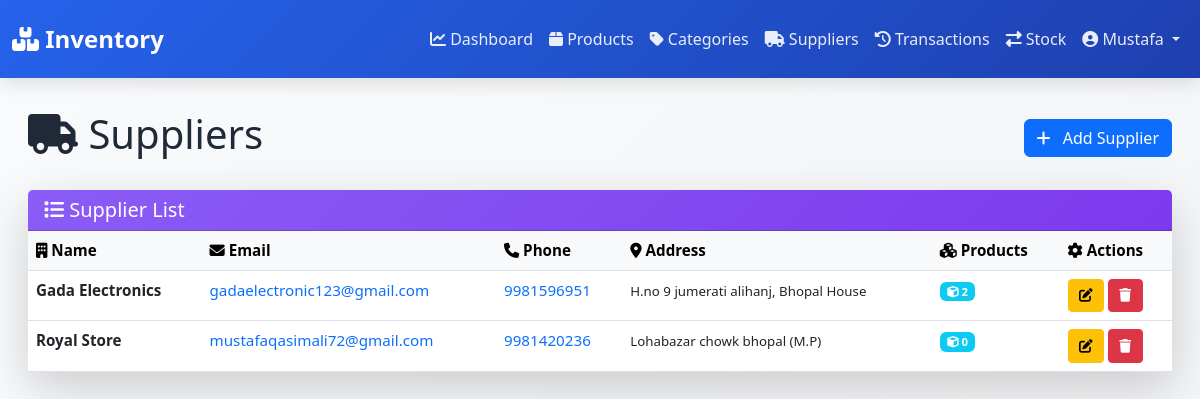
Page /suppliers/ (signed in) on the committed database.
### inventory/models.py (models this page shows, shortened)
class Supplier(models.Model):
    name = models.CharField(max_length=200)
    email = models.EmailField()
    phone = models.CharField(max_length=20)
    address = models.TextField()

### inventory/views.py (the view)
# urls.py: path('suppliers/', views.supplier_list, name='supplier_list'),
@login_required(login_url='login')
def supplier_list(request):
    suppliers = Supplier.objects.annotate(product_count=Count('product'))
    return render(request, 'supplier_list.html', {'suppliers': suppliers})

### templates/supplier_list.html (shortened to what this page needs)
{% extends 'base.html' %}
{% block content %}
<div class="row mb-4">
    <div class="col-12">
        <div class="d-flex justify-content-between align-items-center">
            <h1 class="page-title"><i class="fas fa-truck"></i> Suppliers</h1>
            <a href="{% url 'add_supplier' %}" class="btn btn-primary">
                <i class="fas fa-plus me-2"></i> Add Supplier
            </a>
        </div>
    </div>
</div>
{% if suppliers %}
<div class="card shadow-lg">
    <div class="card-header" style="background: linear-gradient(135deg, #8b5cf6 0%, #7c3aed 100%);">
        <h5 class="mb-0 text-white"><i class="fas fa-list"></i> Supplier List</h5>
    </div>
    <div class="table-responsive">
        <table class="table table-hover mb-0">
            <thead class="table-light">
                <tr>
                    <th><i class="fas fa-building"></i> Name</th>
                    <th><i class="fas fa-envelope"></i> Email</th>
                    <th><i class="fas fa-phone"></i> Phone</th>
                    <th><i class="fas fa-map-marker-alt"></i> Address</th>
                    <th><i class="fas fa-cubes"></i> Products</th>
                    <th><i class="fas fa-cog"></i> Actions</th>
                </tr>
            </thead>
            <tbody>
                {% for supplier in suppliers %}
                <tr>
                    <td>
                        <strong class="text-dark">{{ supplier.name }}</strong>
                    </td>
                    <td>
                        <a href="mailto:{{ supplier.email }}" class="text-decoration-none">
                            {{ supplier.email }}
                        </a>
                    </td>
                    <td>
                        <a href="tel:{{ supplier.phone }}" class="text-decoration-none">
                            {{ supplier.phone }}
                        </a>
                    </td>
                    <td>
                        <small>{{ supplier.address }}</small>
                    </td>
                    <td>
                        <span class="badge bg-info"><i class="fas fa-cube"></i> {{ supplier.product_count }}</span>
                    </td>
                    <td>
                        <a href="{% url 'edit_supplier' supplier.id %}" class="btn btn-sm btn-warning" title="Edit">
                            <i class="fas fa-edit"></i>
                        </a>
                        <a href="{% url 'delete_supplier' supplier.id %}" class="btn btn-sm btn-danger" title="Delete">
                            <i class="fas fa-trash"></i>
                        </a>
                    </td>
                </tr>
                {% endfor %}
            </tbody>
        </table>
    </div>
</div>
{% else %}
<div class="alert alert-info border-0 shadow-sm">
    <i class="fas fa-info-circle me-2"></i>
    No suppliers found. <a href="{% url 'add_supplier' %}" class="alert-link">Add one now!</a>
</div>
{% endif %}
{% endblock %}

### templates/base.html (shortened to what this page needs)
<!DOCTYPE html>
<html lang="en">
<head>
    <link href="https://cdn.jsdelivr.net/npm/bootstrap@5.3.0/dist/css/bootstrap.min.css" rel="stylesheet">
    <link href="https://cdnjs.cloudflare.com/ajax/libs/font-awesome/6.4.0/css/all.min.css" rel="stylesheet">
</head>
<body>
<nav class="navbar navbar-expand-lg navbar-dark">
    <div class="container-fluid">
        <a class="navbar-brand" href="{% url 'dashboard' %}">
            <i class="fas fa-boxes"></i> Inventory
        </a>
        <div class="collapse navbar-collapse" id="navbarNav">
            <ul class="navbar-nav ms-auto">
                <li class="nav-item">
                    <a class="nav-link" href="{% url 'dashboard' %}">
                        <i class="fas fa-chart-line"></i> Dashboard
                    </a>
                </li>
                <li class="nav-item">
                    <a class="nav-link" href="{% url 'product_list' %}">
                        <i class="fas fa-box"></i> Products
                    </a>
                </li>
                <li class="nav-item">
                    <a class="nav-link" href="{% url 'category_list' %}">
                        <i class="fas fa-tag"></i> Categories
                    </a>
                </li>
                <li class="nav-item">
                    <a class="nav-link" href="{% url 'supplier_list' %}">
                        <i class="fas fa-truck"></i> Suppliers
                    </a>
                </li>
                <li class="nav-item">
                    <a class="nav-link" href="{% url 'transaction_history' %}">
                        <i class="fas fa-history"></i> Transactions
                    </a>
                </li>
                <li class="nav-item">
                    <a class="nav-link" href="{% url 'stock_transaction' %}">
                        <i class="fas fa-exchange-alt"></i> Stock
                    </a>
                </li>
                {% if user.is_authenticated %}
                <li class="nav-item dropdown">
                    <a class="nav-link dropdown-toggle" href="#"
                        id="userDropdown" role="button"
                        data-bs-toggle="dropdown" aria-expanded="false">
                        <i class="fas fa-user-circle"></i> {{ user.username }}
                    </a>
                </li>
                {% endif %}
            </ul>
        </div>
    </div>
</nav>
<div class="content-wrapper">
    <div class="container-fluid">
        {% block content %}{% endblock %}
    </div>
</div>
</body>
</html>

### templates/base.html (style rules this page uses)
* { margin: 0; padding: 0; box-sizing: border-box; }
:root { --primary-color: #2563eb; --secondary-color: #1e40af; --success-color: #10b981; --danger-color: #ef4444; --warning-color: #f59e0b; --info-color: #3b82f6; --light-bg: #f9fafb; --border-color: #e5e7eb; --text-dark: #1f2937; --shadow: 0 4px 6px -1px rgba(0, 0, 0, 0.1); --shadow-lg: 0 10px 15px -3px rgba(0, 0, 0, 0.1); }
body { background: linear-gradient(135deg, #f9fafb 0%, #f3f4f6 100%); color: var(--text-dark); font-family: 'Segoe UI', Tahoma, Geneva, Verdana, sans-serif; min-height: 100vh; }
.navbar { background: linear-gradient(135deg, var(--primary-color) 0%, var(--secondary-color) 100%); box-shadow: var(--shadow-lg); padding: 1rem 0; }
.navbar-brand { font-size: 1.5rem; font-weight: 700; color: white !important; }
.nav-link { color: rgba(255, 255, 255, 0.9) !important; border-radius: 0.5rem; font-weight: 500; transition: all 0.3s ease; }
.content-wrapper { padding: 2rem 1rem; }

### templates/supplier_list.html (style rules this page uses)
.card { border: none; border-radius: 0.75rem; }
.table { font-size: 0.95rem; }
.btn-sm { padding: 0.35rem 0.65rem; font-size: 0.85rem; }

### rows in the picture
Supplier: name "Gada Electronics", email "gadaelectronic123@gmail.com", phone "9981596951", address "H.no 9 jumerati alihanj, Bhopal House", product_count "2"
Supplier: name "Royal Store", email "mustafaqasimali72@gmail.com", phone "9981420236", address "Lohabazar chowk bhopal (M.P)", product_count "0"

### other values in the picture
{{ user.username }} "Mustafa"
